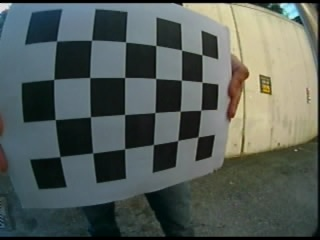
//> input picture calibration_images/chessboard01.jpg, 320 x 240 px
$ ./camera_calibration calibration_images/chessboard01.jpg   (built with g++ and OpenCV 4)
//> lines starting //> are read from the running program, lines starting //| are printed output that depends on the picture
#include <opencv2/opencv.hpp>
#include <opencv2/calib3d.hpp> // 用于相机标定函数
#include <opencv2/highgui.hpp> // 用于显示图像
#include <opencv2/imgproc.hpp> // 用于图像处理（如cvtColor）
#include <iostream>
#include <vector>
#include <string>

using namespace cv;
using namespace std;

/**
 * @brief 从图像中检测棋盘角点
 * @param images 输入的图像列表
 * @param boardSize 棋盘内角点的尺寸（宽度和高度）
 * @param imagePoints 输出：所有图像中检测到的角点（图像坐标系）
 * @param showResults 是否显示检测结果
 * @return 成功检测到角点的图像数量
 */
int findChessboardCorners(
    const vector<Mat>& images,
    Size boardSize,
    vector<vector<Point2f>>& imagePoints,
    bool showResults = true)
{
    int successCount = 0;

    for (size_t i = 0; i < images.size(); i++) {
        Mat gray;
        // 转换为灰度图
        cvtColor(images[i], gray, COLOR_BGR2GRAY);

        vector<Point2f> corners;
        // 查找棋盘角点
        // CALIB_CB_ADAPTIVE_THRESH: 自适应阈值
        // CALIB_CB_NORMALIZE_IMAGE: 归一化图像
        // CALIB_CB_FAST_CHECK: 快速检查以避免不必要的计算
        bool found = cv::findChessboardCorners(
            gray,
            boardSize,
            corners,
            CALIB_CB_ADAPTIVE_THRESH | CALIB_CB_NORMALIZE_IMAGE | CALIB_CB_FAST_CHECK
        );

        if (found) {
            // 亚像素级角点优化
            // 使用5x5的搜索窗口，3x3的死区（避免奇异点）
            // 迭代终止条件：最多30次迭代或精度达到0.001
            cornerSubPix(
                gray,
                corners,
                Size(5, 5),
                Size(-1, -1), // 没有死区
                TermCriteria(TermCriteria::EPS + TermCriteria::COUNT, 30, 0.001)
            );

            imagePoints.push_back(corners);
            successCount++;

            cout << "图像 " << i + 1 << ": 成功检测到角点" << endl;

            // 可视化检测结果
            if (showResults) {
                Mat imageWithCorners = images[i].clone();
                drawChessboardCorners(imageWithCorners, boardSize, corners, found);

                // 调整显示窗口大小
                Mat display;
                resize(imageWithCorners, display, Size(), 0.5, 0.5);
                imshow("检测到的角点", display);
                waitKey(500); // 显示500ms
            }
        } else {
            cout << "图像 " << i + 1 << ": 未能检测到角点" << endl;
        }
    }

    if (showResults) {
        destroyWindow("检测到的角点");
    }

    return successCount;
}

/**
 * @brief 生成棋盘的世界坐标系（3D坐标）
 * @param boardSize 棋盘内角点的尺寸
 * @param squareSize 每个方格的实际大小（单位：毫米或其他单位）
 * @param objectPoints 输出：棋盘角点的3D坐标
 */
// [17 lines left out: function generateObjectPoints, not called in this run]

/**
 * @brief 执行相机标定
 * @param objectPoints 所有图像的世界坐标点
 * @param imagePoints 所有图像的图像坐标点
 * @param imageSize 图像尺寸
 * @param cameraMatrix 输出：相机内参矩阵
 * @param distCoeffs 输出：畸变系数
 * @param rvecs 输出：每幅图像的旋转向量
 * @param tvecs 输出：每幅图像的平移向量
 * @return 重投影误差（RMS）
 */
// [24 lines left out: function calibrateCamera, not called in this run]

/**
 * @brief 保存标定结果到XML文件
 */
// [31 lines left out: function saveCalibrationResults, not called in this run]

/**
 * @brief 显示标定结果
 */
// [19 lines left out: function printCalibrationResults, not called in this run]

/**
 * @brief 测试去畸变效果
 */
// [37 lines left out: function testUndistortion, not called in this run]

/**
 * @brief 基于地面棋盘格，使用PnP算法计算相机的外参（旋转向量和平移向量）
 *
 * 地面棋盘格定义世界坐标系：棋盘平面为Z=0平面（地面），
 * X轴沿棋盘宽度方向，Y轴沿棋盘高度方向，Z轴垂直地面向上。
 *
 * @param objectPoints 棋盘角点的世界坐标（3D点集）
 * @param imagePoints  棋盘角点的图像坐标（2D点集）
 * @param cameraMatrix 相机内参矩阵（3x3）
 * @param distCoeffs   畸变系数
 * @param rvec 输出：旋转向量（Rodrigues形式，3x1）
 * @param tvec 输出：平移向量（3x1，单位与squareSize一致）
 * @return 是否成功计算
 */
// [23 lines left out: function computeExtrinsicPnP, not called in this run]

/**
 * @brief 打印相机外参结果
 *
 * 显示旋转向量、旋转矩阵、平移向量，以及相机在世界坐标系中的位置。
 *
 * @param rvec 旋转向量（Rodrigues形式）
 * @param tvec 平移向量
 */
// [63 lines left out: function printExtrinsicResults, not called in this run]

/**
 * @brief 主函数
 */
int main(int argc, char** argv)
{
    // ==================== 参数配置 ====================

    // 棋盘参数：内角点数量（宽 x 高）
    // 注意：这里是内角点数量，不是方格数量
    // 例如：9x6的棋盘有10x7=70个方格，但只有9x6=54个内角点
    Size boardSize(6, 4);

    // 棋盘方格的实际大小（单位：毫米）
    float squareSize = 30.0f;

    // 标定图像路径（可以根据需要修改）
    vector<string> imagePaths;

    // 方式1：从命令行参数读取图像路径
    if (argc > 1) {
        for (int i = 1; i < argc; i++) {
            imagePaths.push_back(argv[i]);
        }
    }
    // 方式2：手动指定图像路径（示例）
    else {
        // 从calibration_images目录读取所有的图像 chessboard01.jpg 一直到最后一个文件
        while(true) {
            string path = "calibration_images/chessboard" + string(imagePaths.size() < 9 ? "0" : "") + to_string(imagePaths.size() + 1) + ".jpg";
            if (ifstream(path).good()) {
                imagePaths.push_back(path);
            } else {
                break; // 没有更多图像了
            }
        }
    }

    // ==================== 加载图像 ====================

    vector<Mat> images;
    cout << "\n正在加载标定图像..." << endl;

    for (const string& path : imagePaths) {
        Mat img = imread(path);
//> img is the input picture: 240 rows x 320 cols, CV_8UC3; mean B, G, R 87.8, 93.1, 84.5
        if (!img.empty()) {
            images.push_back(img);
            cout << "  已加载: " << path << endl;
        }
    }

    if (images.empty()) {
        cerr << "\n错误：未能加载任何图像！" << endl;
        cerr << "请确保图像路径正确，或通过命令行参数提供图像文件。" << endl;
        return -1;
    }

    cout << "\n共加载 " << images.size() << " 张图像" << endl;
//| 共加载 1 张图像
    Size imageSize = images[0].size();
//> imageSize = Size(320, 240)

    // ==================== 检测棋盘角点 ====================

    cout << "\n开始检测棋盘角点..." << endl;
    cout << "棋盘尺寸: " << boardSize.width << " x " << boardSize.height << " 内角点" << endl;

    vector<vector<Point2f>> imagePoints;
    int successCount = findChessboardCorners(images, boardSize, imagePoints, true);
//> the loop in findChessboardCorners, `for (size_t i = 0; i < images.size(); i++)` made 1 pass
//> (found, successCount) on pass 1: (true, 1)
//| 图像 1: 成功检测到角点
//> pass 1, in findChessboardCorners, `cvtColor(images[i], gray, COLOR_BGR2GRAY);`:
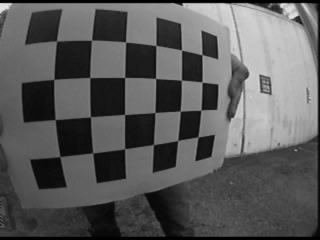
//> gray: 240 rows x 320 cols, CV_8UC1; min 0, max 231, mean 89.9
//> pass 1, in findChessboardCorners, `drawChessboardCorners(imageWithCorners, boardSize, corners, found);`:
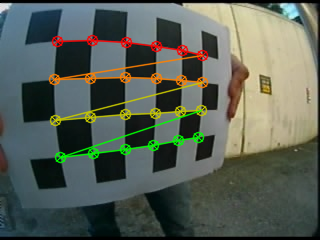
//> imageWithCorners: 240 rows x 320 cols, CV_8UC3; mean B, G, R 85.1, 95.9, 88.1
//> pass 1, in findChessboardCorners, `resize(imageWithCorners, display, Size(), 0.5, 0.5);`:
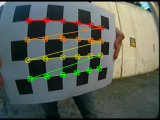
//> display: 120 rows x 160 cols, CV_8UC3; mean B, G, R 85.3, 96, 88.3
//> after the loop in findChessboardCorners, `for (size_t i = 0; i < images.size(); i++)`: successCount = 1
//> imagePoints = 1 point lists; successCount = 1

    if (successCount < 3) {
        cerr << "\n错误：成功检测到角点的图像太少（至少需要3张）！" << endl;
        cerr << "请检查：" << endl;
        cerr << "  1. 棋盘尺寸设置是否正确" << endl;
        cerr << "  2. 图像质量是否足够好" << endl;
        cerr << "  3. 棋盘是否完整且清晰可见" << endl;
//> (the run ends here: the program exits with an error code, at `return -1;`)

$ run again, with calibration_images/chessboard02.jpg copied over calibration_images/chessboard01.jpg
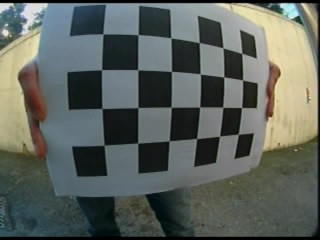
//> input picture calibration_images/chessboard02.jpg, 320 x 240 px
//> img is the input picture: 240 rows x 320 cols, CV_8UC3; mean B, G, R 92.8, 98.7, 92.7
//| 共加载 1 张图像
//> imageSize = Size(320, 240)
//> the loop in findChessboardCorners, `for (size_t i = 0; i < images.size(); i++)` made 1 pass
//> (found, successCount) on pass 1: (true, 1)
//> (printed output is left out)
//> pass 1, in findChessboardCorners, `cvtColor(images[i], gray, COLOR_BGR2GRAY);`:
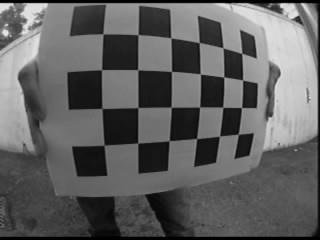
//> gray: 240 rows x 320 cols, CV_8UC1; min 0, max 232, mean 96.2
//> pass 1, in findChessboardCorners, `resize(imageWithCorners, display, Size(), 0.5, 0.5);`:
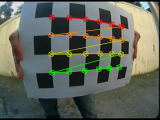
//> display: 120 rows x 160 cols, CV_8UC3; mean B, G, R 90.1, 101.3, 96
//> after the loop in findChessboardCorners, `for (size_t i = 0; i < images.size(); i++)`: successCount = 1
//> `int successCount = findChessboardCorners(images, boardSize, imagePoint..`: imagePoints = 1 point lists; successCount = 1

$ run again, with calibration_images/chessboard03.jpg copied over calibration_images/chessboard01.jpg
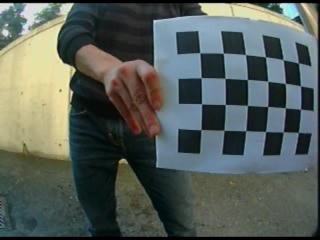
//> input picture calibration_images/chessboard03.jpg, 320 x 240 px
//> img is the input picture: 240 rows x 320 cols, CV_8UC3; mean B, G, R 89.1, 94.8, 86.4
//| 共加载 1 张图像
//> imageSize = Size(320, 240)
//> the loop in findChessboardCorners, `for (size_t i = 0; i < images.size(); i++)` made 1 pass
//> (found, successCount) on pass 1: (true, 1)
//> (printed output is left out)
//> pass 1, in findChessboardCorners, `cvtColor(images[i], gray, COLOR_BGR2GRAY);`:
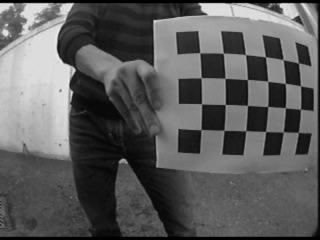
//> gray: 240 rows x 320 cols, CV_8UC1; min 0, max 238, mean 91.6
//> pass 1, in findChessboardCorners, `resize(imageWithCorners, display, Size(), 0.5, 0.5);`:
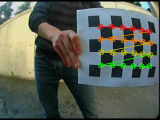
//> display: 120 rows x 160 cols, CV_8UC3; mean B, G, R 86.4, 96.7, 89.4
//> after the loop in findChessboardCorners, `for (size_t i = 0; i < images.size(); i++)`: successCount = 1
//> `int successCount = findChessboardCorners(images, boardSize, imagePoint..`: imagePoints = 1 point lists; successCount = 1

$ run again, with calibration_images/chessboard04.jpg copied over calibration_images/chessboard01.jpg
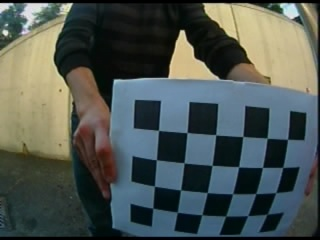
//> input picture calibration_images/chessboard04.jpg, 320 x 240 px
//> img is the input picture: 240 rows x 320 cols, CV_8UC3; mean B, G, R 81.8, 86.2, 77.8
//| 共加载 1 张图像
//> imageSize = Size(320, 240)
//> the loop in findChessboardCorners, `for (size_t i = 0; i < images.size(); i++)` made 1 pass
//> (found, successCount) on pass 1: (true, 1)
//> (printed output is left out)
//> pass 1, in findChessboardCorners, `cvtColor(images[i], gray, COLOR_BGR2GRAY);`:
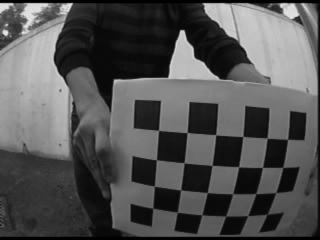
//> gray: 240 rows x 320 cols, CV_8UC1; min 0, max 238, mean 83.2
//> pass 1, in findChessboardCorners, `resize(imageWithCorners, display, Size(), 0.5, 0.5);`:
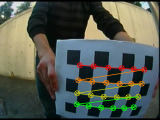
//> display: 120 rows x 160 cols, CV_8UC3; mean B, G, R 79.5, 89.1, 82
//> after the loop in findChessboardCorners, `for (size_t i = 0; i < images.size(); i++)`: successCount = 1
//> `int successCount = findChessboardCorners(images, boardSize, imagePoint..`: imagePoints = 1 point lists; successCount = 1
